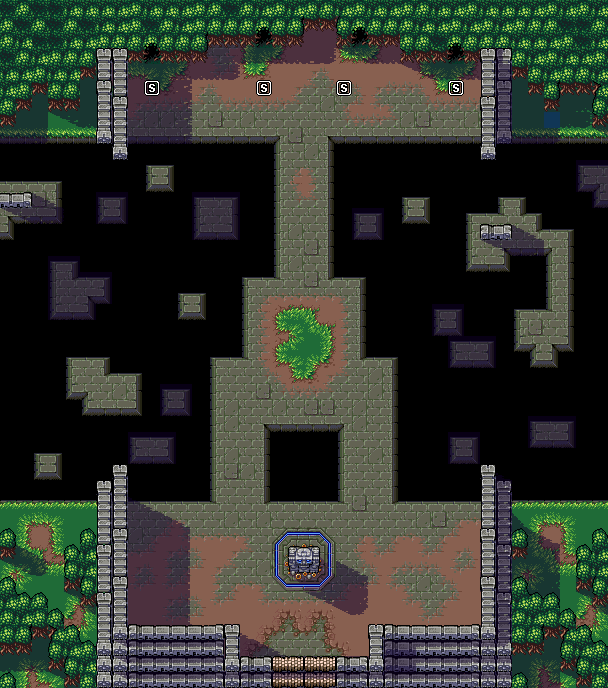

This is a level from a 2D game, rendered from its Tiled map with the project's own tilesets. A one-line summary and the map file follow, with tile-layer data summarised:
An orthogonal 38x43 tile map with 16x16 px tiles, 3 tile layers (Ground, Shadows, Objects).

<map version="1.2" tiledversion="1.2.4" orientation="orthogonal" renderorder="right-down" width="38" height="43" tilewidth="16" tileheight="16" infinite="0" nextlayerid="4" nextobjectid="13">
 <tileset firstgid="1" source="TileSet_Main.tsx" />
 <layer id="1" name="Ground" width="38" height="43">
  <data>[1634 cells, 1589 non-empty, 64 distinct tile ids]</data>
 </layer>
 <layer id="2" name="Shadows" width="38" height="43" opacity="0.5">
  <data>[1634 cells, 415 non-empty, 19 distinct tile ids]</data>
 </layer>
 <layer id="3" name="Objects" width="38" height="43">
  <data>[1634 cells, 337 non-empty, 39 distinct tile ids]</data>
 </layer>
</map>
